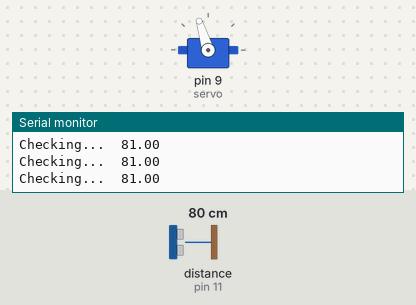
A sketch run on a simulated Arduino Uno, built with avr-gcc and run on an emulated ATmega328P. On the bench: servo, the last lines printed to the serial monitor. The inputs (shaded band) are chosen by the test bench; at power-on: distance to the obstacle (sensor on pin 11) 80 cm. The echo pulse lasts 58.3 µs per cm.

Above: at 1.2 s.
1.3 s: distance to the obstacle (sensor on pin 11) set to 53 cm
At 2.3 s:
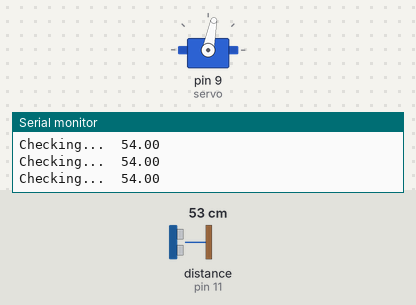
4.6 s: distance to the obstacle (sensor on pin 11) set to 43 cm
At 6.2 s:
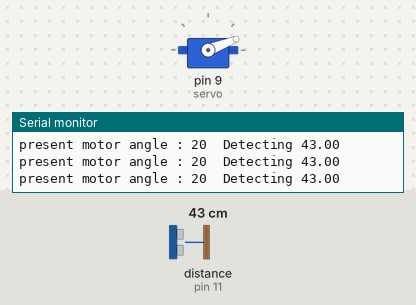
6.6 s: distance to the obstacle (sensor on pin 11) set to 60 cm
At 7.15 s:
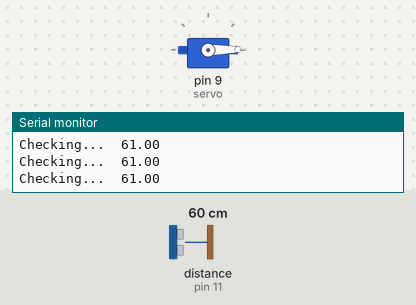
Timing chart, 0 to 23.3 s (numbered marks = the images above; inputs shaded):
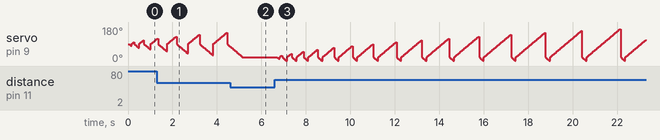

The sketch:

Ultrasonic_Tracking.ino
```cpp
#include <Servo.h>
#include <NewPing.h>

Servo servo;
NewPing sonar(10, 11, 200);

int present = 90, n=0;
int Det_angle_L,Det_angle_R;
const int trig = 10;
const int echo = 11;
const int threshold = 50;
long duration;
float distance;
int flag = 0;
float check_L, check_R;

char dis_print[10] = "";
char detect[10] = "User detected!";

void setup() {
  servo.attach(9);
  pinMode(trig, OUTPUT);
  pinMode(echo, INPUT);
  Serial.begin(9600);
  servo.write(90);
}

void loop() {
    distance = sonar.ping_cm();
    Serial.print("present motor angle : ");
    Serial.print(present);
    Serial.print("  Detecting ");
    Serial.println(distance);

    for(;(distance > threshold) & (flag == 0); ){ //Find User
      // ㅡㅡㅡㅡㅡㅡㅡㅡㅡㅡㅡㅡ Detecting Left side ㅡㅡㅡㅡㅡㅡㅡㅡㅡㅡㅡㅡ
      Det_angle_L = present - n;
      if((present - n) < 0) Det_angle_L = 0;
      for(int i = present;i>Det_angle_L;i--){
        servo.write(i); //Left side detection based on 90 degrees  (expanding scope gradually)
        delay(10);
      }
      delay(10);
      check_L = sonar.ping_cm();
      Serial.print("Checking...  ");
      Serial.println(check_L);

      //Escape the loop if user detection
      if(check_L < 50){
        flag = 1;
        present = Det_angle_L;
        Serial.print("Checked in ");
        Serial.println(check_L);
        break;
      }

      // ㅡㅡㅡㅡㅡㅡㅡㅡㅡㅡㅡㅡDetecting Right side ㅡㅡㅡㅡㅡㅡㅡㅡㅡㅡㅡㅡ
      Det_angle_R = present + n;
      if((present + n) > 180) Det_angle_R = 180;
      //Right side detection based on 90 degrees  (expanding scope gradually)
      for(int i = present;i<Det_angle_R;i++){
        servo.write(i);
        delay(10);
      }

      delay(10);
      //duration = pulseIn(echo,HIGH);
      check_R = sonar.ping_cm();
      Serial.print("Checking...  ");
      Serial.println(check_R);

      //Escape the loop if user detection
      if(check_R < 50){
        flag = 1;
        present = Det_angle_R;
        Serial.print("Checked in ");
        Serial.println(check_R);
        break;
      }
      n += 10;
    }
    //User detection checked
    if(flag){
      n = 0;
      Serial.print(detect);
      Serial.print("Present Motor angle : ");
      Serial.println(present);
      flag = 0;
      delay(10);
    }
}
```

Measured:
- the behaviour switches between 49 and 48 cm on distance to the obstacle (sensor on pin 11) (found by bisection; images 1 and 2)
- after the input at 4.6 s, servo on pin 9 (servo): goes on until 5.1 s, then stays 21°
